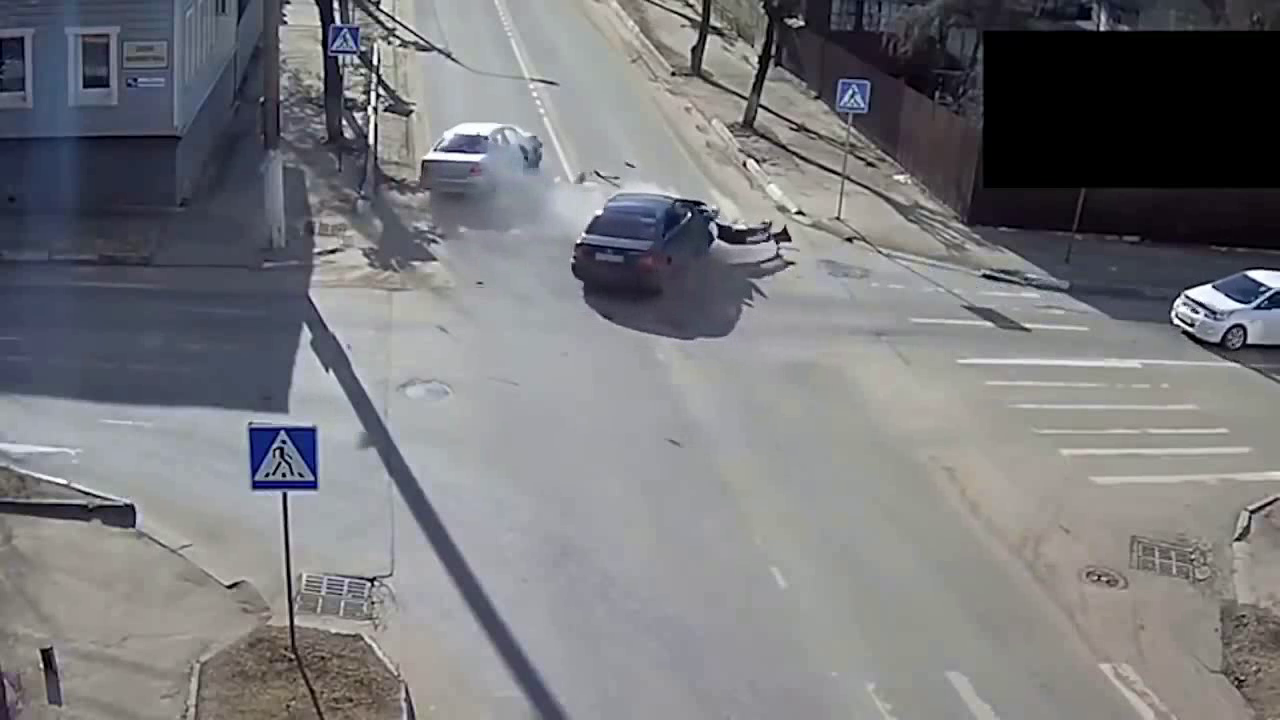
#> input picture frame 4 of results/v26.mp4, 1280 x 720 px
$ python visualize_summary.py
#> lines starting #> are read from the running program, lines starting #| are printed output that depends on the picture
import os
import cv2

VIDEO = "./datasets/Accident/v26.mp4"
SUMMARY = "./results/summaries/v26.mp4"

FIGURE_DIR = "./results/figures"
os.makedirs(FIGURE_DIR, exist_ok=True)


def save_frame(video_path, percent, output_name):

#> called with video_path = './datasets/Accident/v26.mp4', percent = 0.25, output_name = 'original_25.jpg'
    print(f"\nOpening : {video_path}")

    cap = cv2.VideoCapture(video_path)

    if not cap.isOpened():
        print("ERROR : Cannot open video")
        return

    total = int(cap.get(cv2.CAP_PROP_FRAME_COUNT))

    print("Total Frames :", total)

    frame_no = int(total * percent)

    cap.set(cv2.CAP_PROP_POS_FRAMES, frame_no)

    ret, frame = cap.read()
#> frame is the input picture: shape (720, 1280, 3); mean B, G, R 123.9, 120.7, 120.4

    if not ret:
        print("ERROR : Cannot read frame", frame_no)
        cap.release()
        return

    output = os.path.join(FIGURE_DIR, output_name)

    ok = cv2.imwrite(output, frame)

    print("Saved :", ok, output)
#| Saved : True ./results/figures/original_25.jpg

    cap.release()


save_frame(VIDEO, 0.25, "original_25.jpg")
save_frame(VIDEO, 0.50, "original_50.jpg")
#> call 2 of save_frame, with video_path = './datasets/Accident/v26.mp4', percent = 0.5, output_name = 'original_50.jpg'
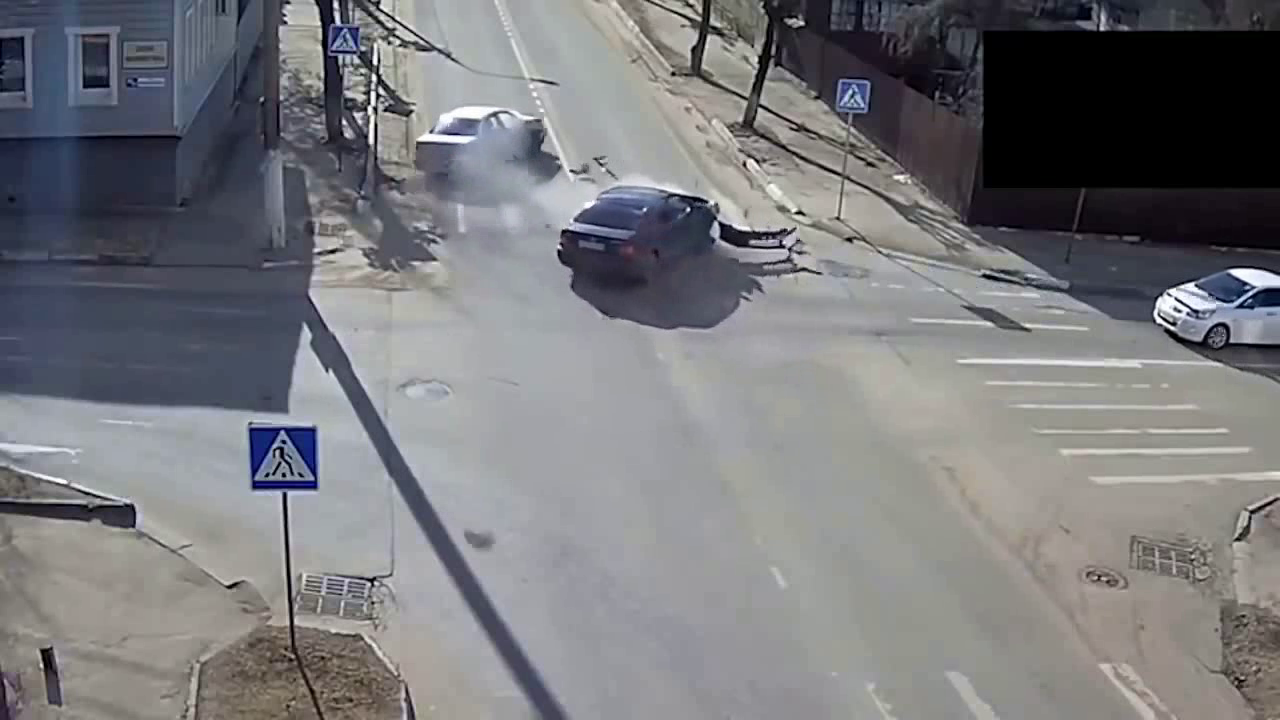
#> input picture frame 8 of results/v26.mp4, 1280 x 720 px
#> in save_frame, frame is the input picture: shape (720, 1280, 3); mean B, G, R 124, 120.7, 120.4
#| Saved : True ./results/figures/original_50.jpg
save_frame(VIDEO, 0.75, "original_75.jpg")
#> call 3 of save_frame, with video_path = './datasets/Accident/v26.mp4', percent = 0.75, output_name = 'original_75.jpg'
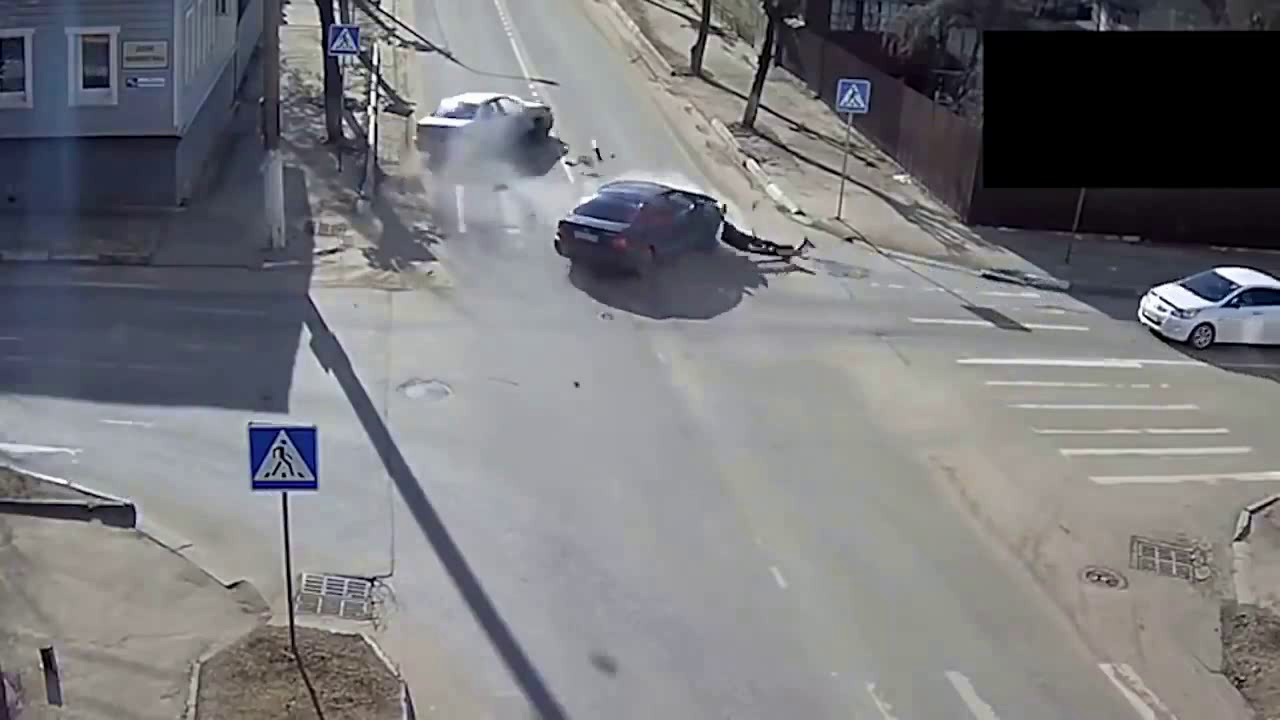
#> input picture frame 12 of results/v26.mp4, 1280 x 720 px
#> in save_frame, frame is the input picture: shape (720, 1280, 3); mean B, G, R 124, 120.7, 120.6
#| Saved : True ./results/figures/original_75.jpg

save_frame(SUMMARY, 0.25, "summary_25.jpg")
#| Saved : True ./results/figures/summary_25.jpg
#| Saved : True ./results/figures/summary_50.jpg
#| Saved : True ./results/figures/summary_75.jpg
save_frame(SUMMARY, 0.50, "summary_50.jpg")
save_frame(SUMMARY, 0.75, "summary_75.jpg")

print("\nDone.")

$ run again, starting later in the video
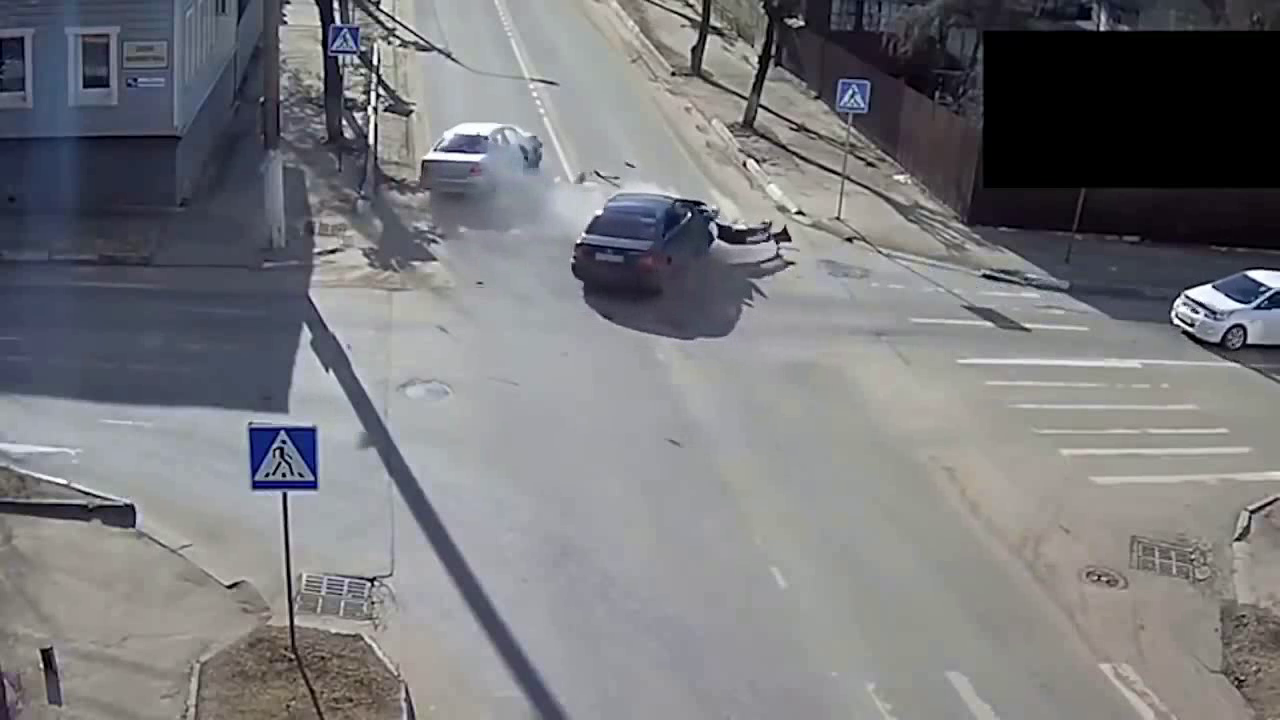
#> input picture frame 4 of results/v26.mp4, 1280 x 720 px
#> in save_frame, frame is the input picture: shape (720, 1280, 3); mean B, G, R 123.9, 120.7, 120.4
#| Saved : True ./results/figures/original_25.jpg
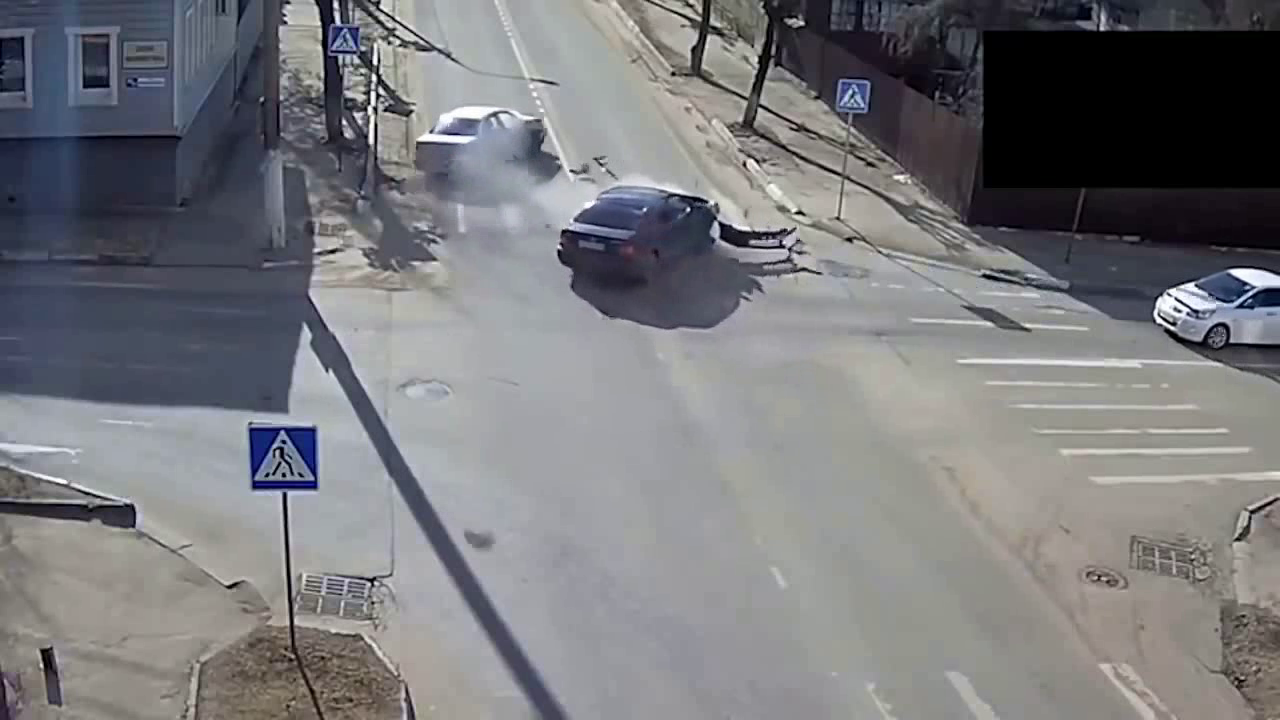
#> input picture frame 8 of results/v26.mp4, 1280 x 720 px
#> in save_frame, frame is the input picture: shape (720, 1280, 3); mean B, G, R 124, 120.7, 120.4
#| Saved : True ./results/figures/original_50.jpg
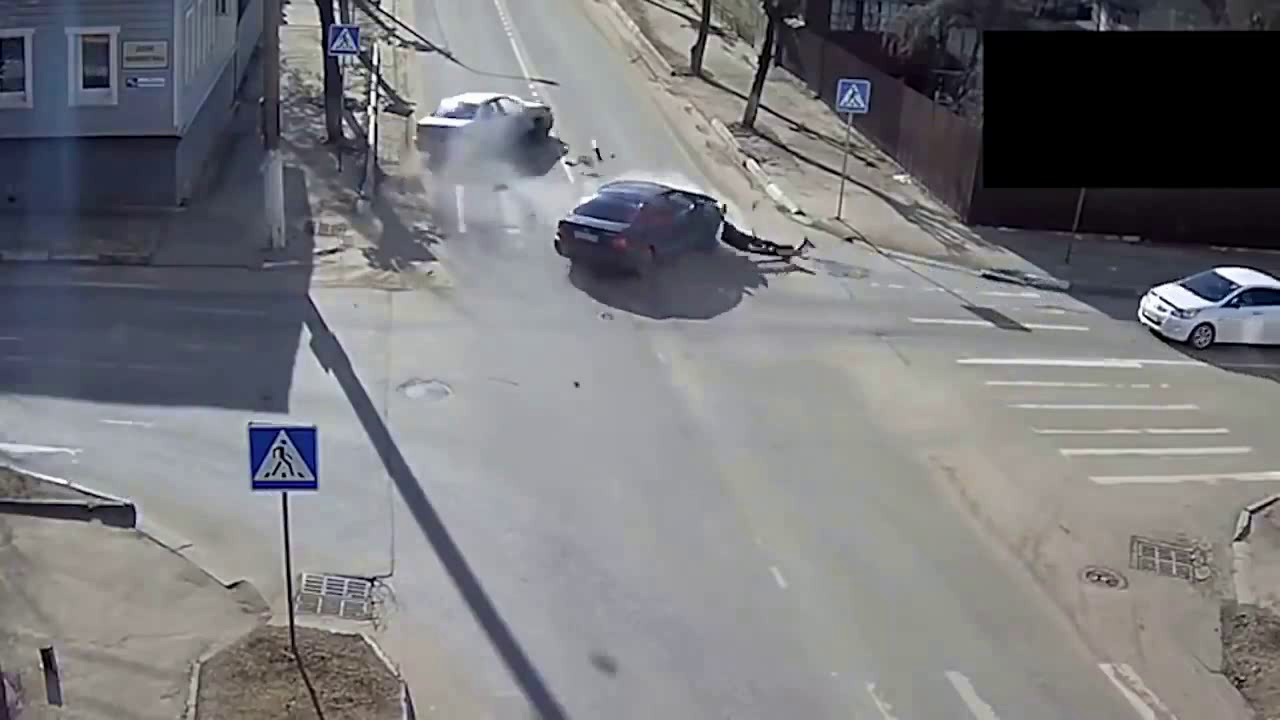
#> input picture frame 12 of results/v26.mp4, 1280 x 720 px
#> in save_frame, frame is the input picture: shape (720, 1280, 3); mean B, G, R 124, 120.7, 120.6
#| Saved : True ./results/figures/original_75.jpg
#| Saved : True ./results/figures/summary_25.jpg
#| Saved : True ./results/figures/summary_50.jpg
#| Saved : True ./results/figures/summary_75.jpg

$ run again, starting later in the video
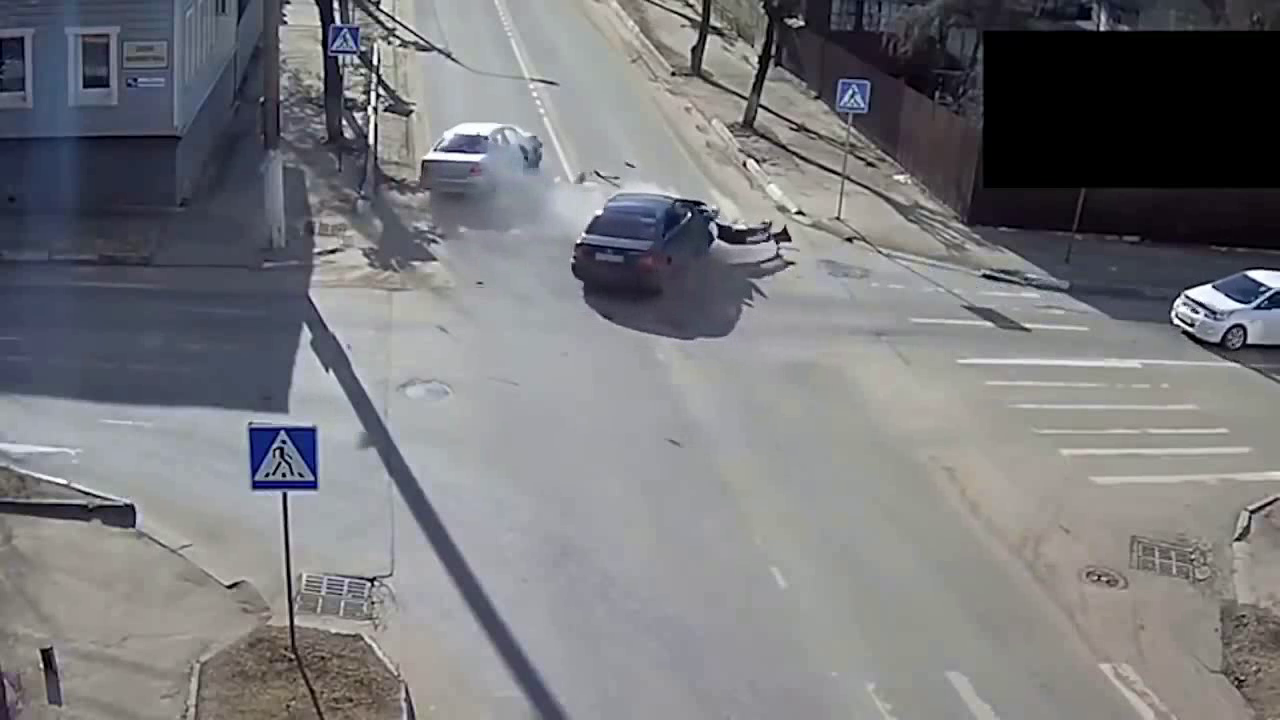
#> input picture frame 4 of results/v26.mp4, 1280 x 720 px
#> in save_frame, frame is the input picture: shape (720, 1280, 3); mean B, G, R 123.9, 120.7, 120.4
#| Saved : True ./results/figures/original_25.jpg
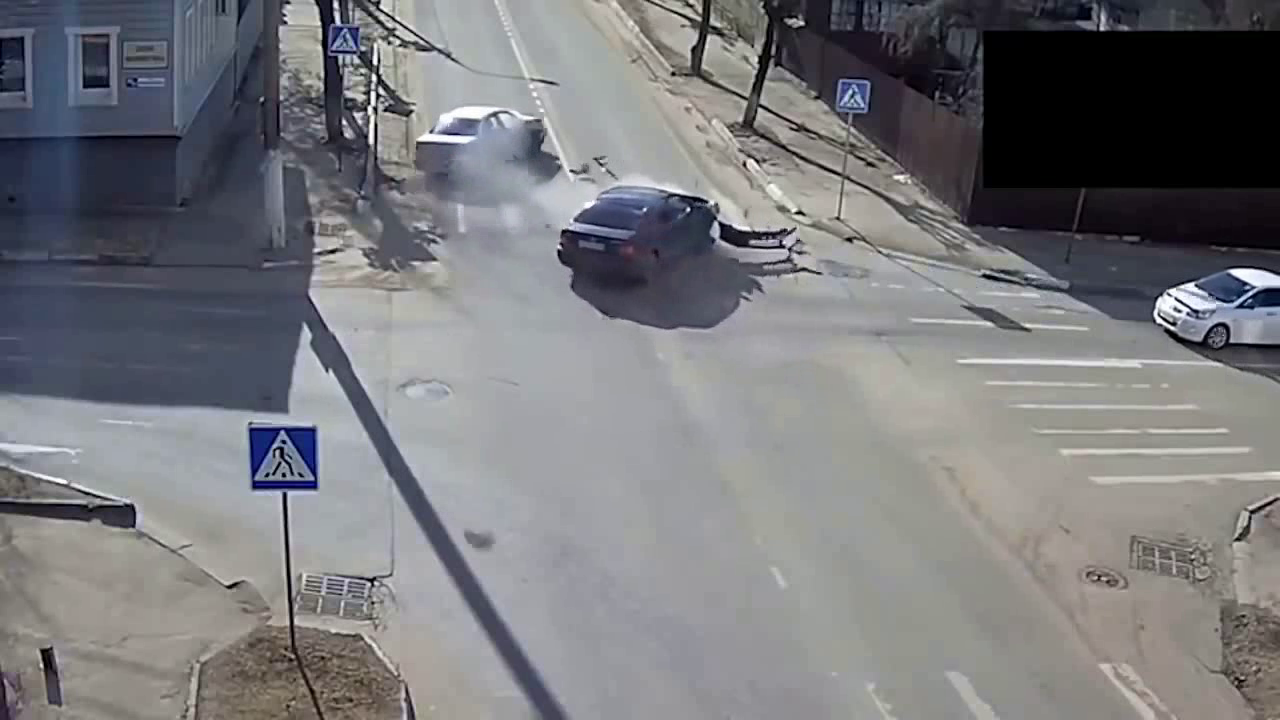
#> input picture frame 8 of results/v26.mp4, 1280 x 720 px
#> in save_frame, frame is the input picture: shape (720, 1280, 3); mean B, G, R 124, 120.7, 120.4
#| Saved : True ./results/figures/original_50.jpg
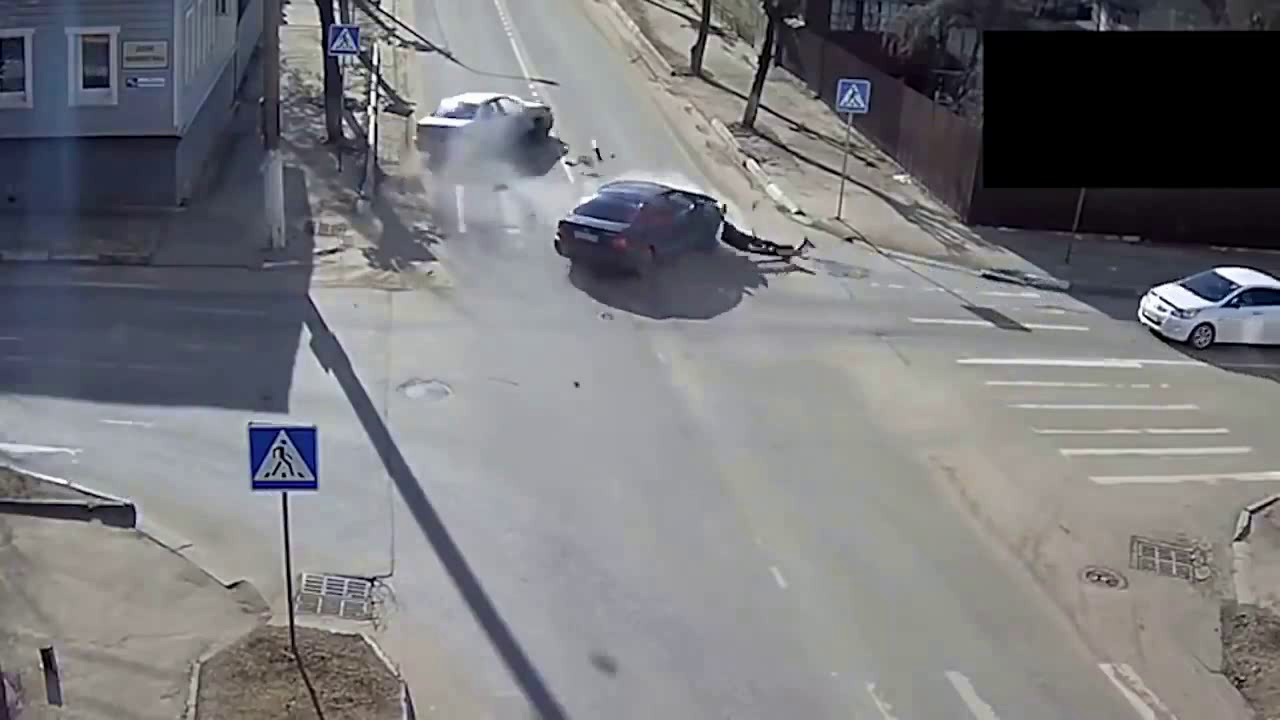
#> input picture frame 12 of results/v26.mp4, 1280 x 720 px
#> in save_frame, frame is the input picture: shape (720, 1280, 3); mean B, G, R 124, 120.7, 120.6
#| Saved : True ./results/figures/original_75.jpg
#| Saved : True ./results/figures/summary_25.jpg
#| Saved : True ./results/figures/summary_50.jpg
#| Saved : True ./results/figures/summary_75.jpg
